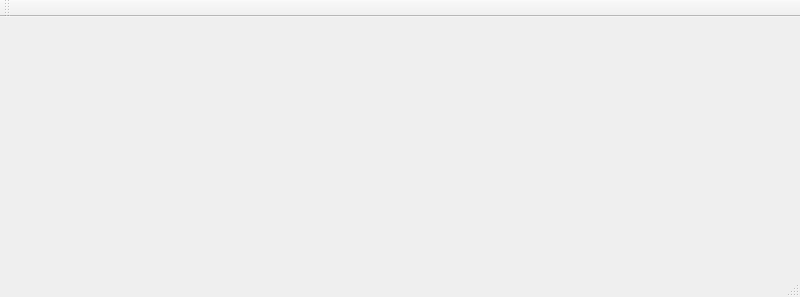
<?xml version="1.0" encoding="UTF-8"?>
<ui version="4.0">
 <class>MainWindow</class>
 <widget class="QMainWindow" name="MainWindow">
  <property name="geometry">
   <rect>
    <x>0</x>
    <y>0</y>
    <width>800</width>
    <height>297</height>
   </rect>
  </property>
  <property name="windowTitle">
   <string>MainWindow</string>
  </property>
  <widget class="QWidget" name="centralwidget"/>
  <widget class="QMenuBar" name="menubar">
   <property name="geometry">
    <rect>
     <x>0</x>
     <y>0</y>
     <width>800</width>
     <height>21</height>
    </rect>
   </property>
  </widget>
  <widget class="QStatusBar" name="statusbar"/>
  <widget class="QToolBar" name="mainToolBar">
   <property name="windowTitle">
    <string>toolBar</string>
   </property>
   <attribute name="toolBarArea">
    <enum>TopToolBarArea</enum>
   </attribute>
   <attribute name="toolBarBreak">
    <bool>false</bool>
   </attribute>
  </widget>
 </widget>
 <resources/>
 <connections/>
</ui>
